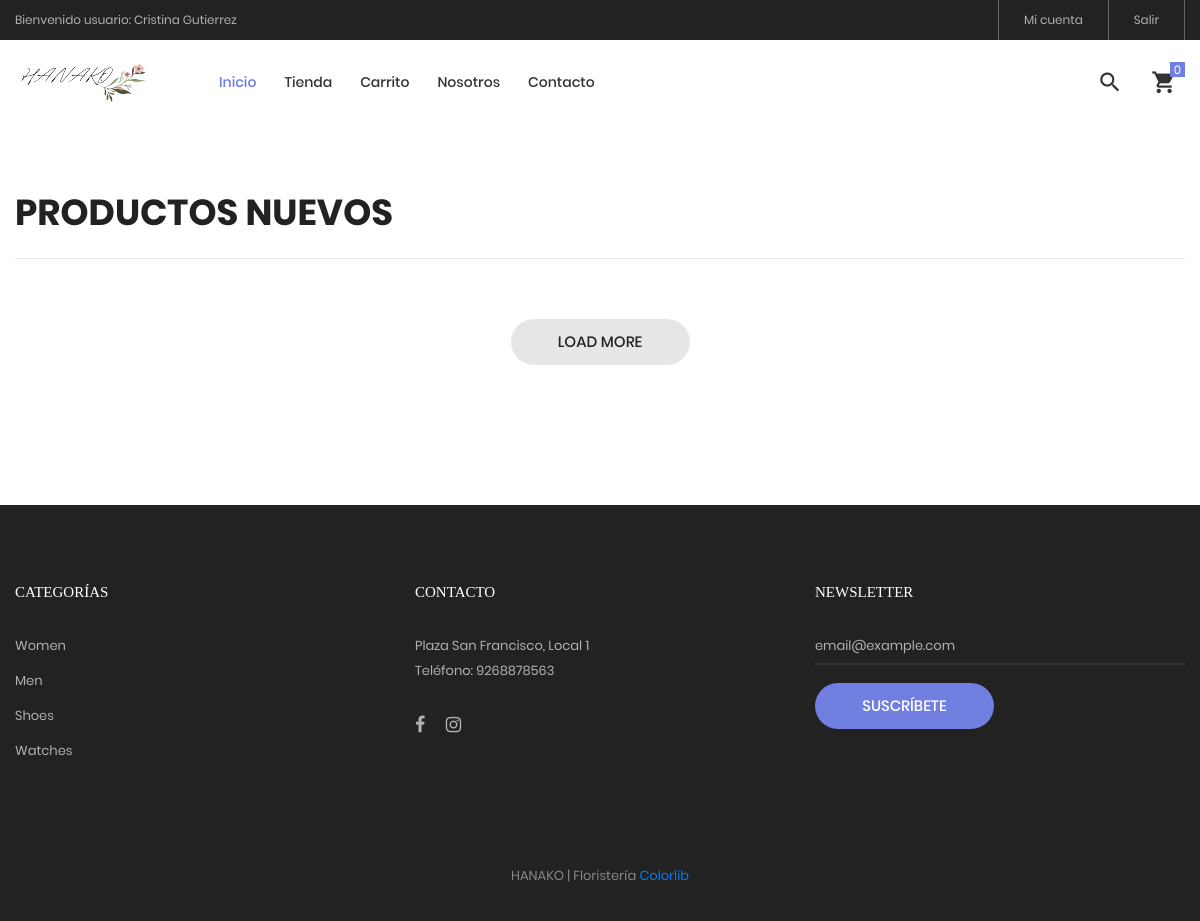
Before: / with the older database file.
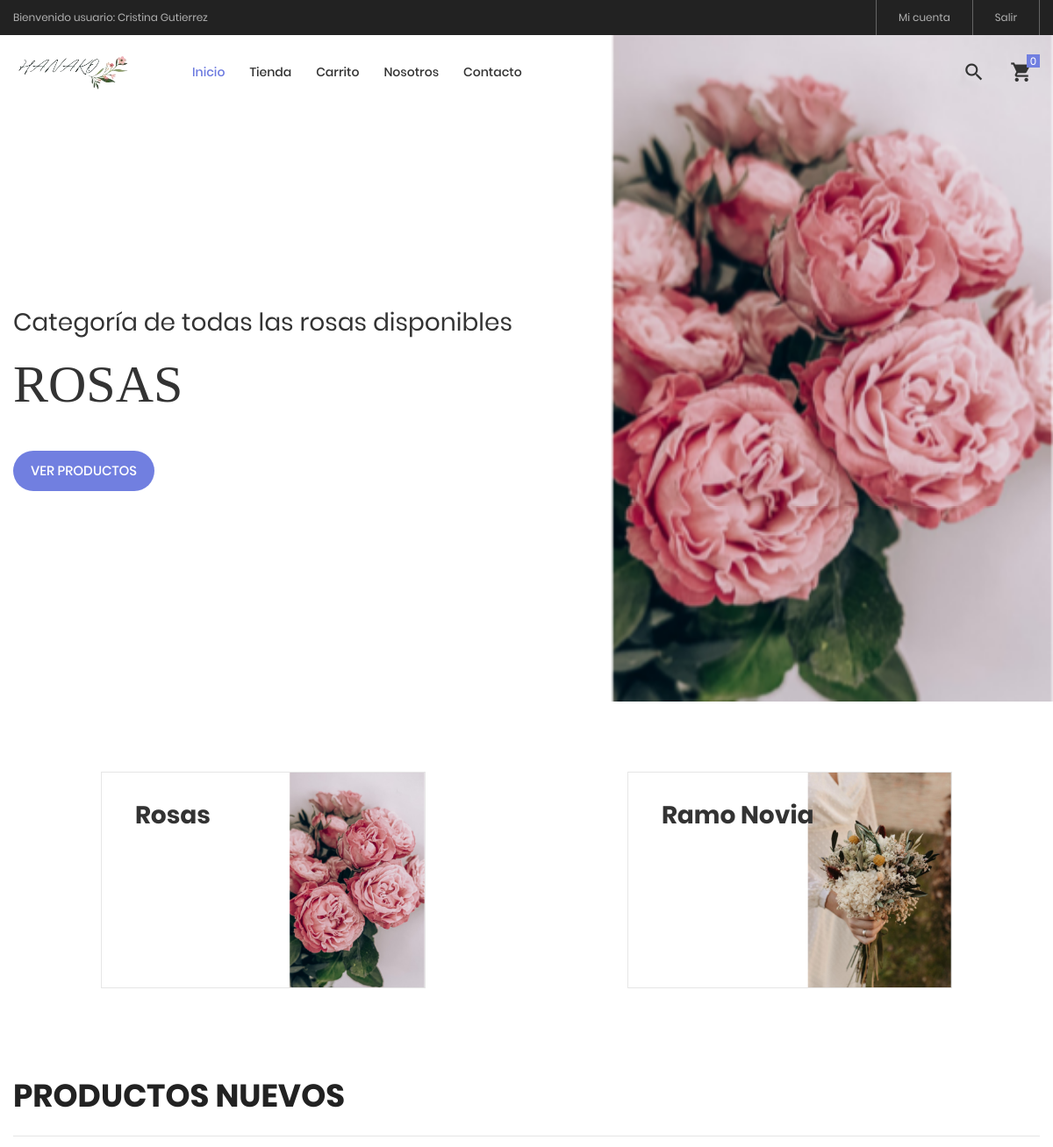
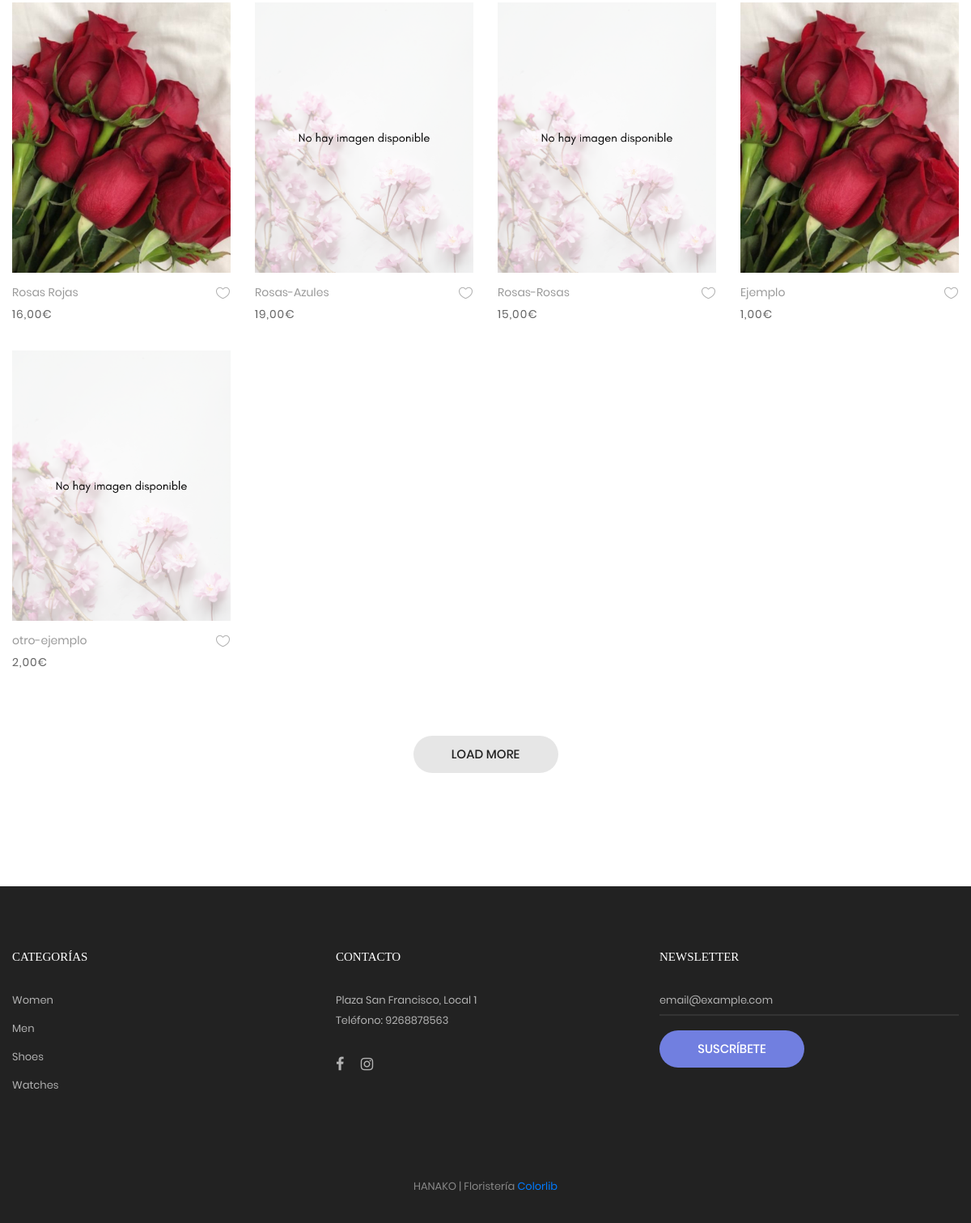
After: the same page with the newer database file (2 pictures, top to bottom).
### tables this page shows
CREATE TABLE `categoria` (
  `idcategoria` bigint(20) NOT NULL,
  `nombre` varchar(255) NOT NULL,
  `descripcion` text NOT NULL,
  `portada` varchar(100) NOT NULL,
  `datecreated` datetime NOT NULL DEFAULT current_timestamp(),
  `ruta` varchar(255) NOT NULL,
  `status` int(11) NOT NULL DEFAULT 1
);

CREATE TABLE `producto` (
  `idproducto` bigint(20) NOT NULL,
  `categoriaid` bigint(20) NOT NULL,
  `nombre` varchar(255) NOT NULL,
  `descripcion` text NOT NULL,
  `precio` decimal(11,2) NOT NULL,
  `stock` int(11) NOT NULL,
  `imagen` varchar(100) NOT NULL,
  `datecreated` datetime NOT NULL DEFAULT current_timestamp(),
  `ruta` varchar(255) NOT NULL,
  `status` int(11) NOT NULL DEFAULT 1
);

### Libraries/Core/Views.php (called while the page is built)
<?php
class Views
{
    function getView($controller, $view, $data = "")
    {
        $controller = get_class($controller);
        if ($controller == "Home") {
            $view = "Views/" . $view . ".php";
        } else {
            $view = "Views/" . $controller . "/" . $view . ".php";
        }
        require_once($view);
    }
}

### Controllers/Home.php (called while the page is built, shortened)
<?php
require_once("Models/TCategoria.php");
require_once("Models/TProducto.php");
class Home extends Controllers
{
    public function home($parems)
    {
        $data['page_tag'] = "HANAKO";
        $data['page_title'] = "Página principal";
        $data['page_name'] = "home";
        $data['slider'] = $this->getCategoriasT(CAT_SLIDER);
        $data['banner'] = $this->getCategoriasT(CAT_BANNER);
        $data['productos'] = $this->getProductosT();
        $this->views->getView($this, "home", $data);
    }
}

### index.php (called while the page is built, shortened)
<?php
require_once("Helpers/Helpers.php");
require_once("Libraries/Core/Load.php");

### Libraries/Core/Mysql.php (called while the page is built, shortened)
<?php
class Mysql extends Conexion
{
    private $conexion;
    public function __construct()
    {
        $this->conexion = new Conexion();
        $this->conexion = $this->conexion->connect();
    }
    public function select_all(string $query)
    {
        $this->strquery = $query;
        $result = $this->conexion->prepare($this->strquery);
        $result->execute();
        $data = $result->fetchAll(PDO::FETCH_ASSOC);
        return $data;
    }
}

### Libraries/Core/Conexion.php (called while the page is built)
<?php
class Conexion
{
    private \PDO $connect;
    public function __construct()
    {
        $connectionString = "mysql:host=" . DB_HOST . ";dbname=" . DB_NAME . ";charset=" . DB_CHARSET;
        try {
            $this->connect = new PDO($connectionString, DB_USER, DB_PASSWORD);
            $this->connect->setAttribute(PDO::ATTR_ERRMODE, PDO::ERRMODE_EXCEPTION);
        } catch (PDOException $e) {
            $this->connect = "Error de conexion";
            echo "ERROR: " . $e->getMessage();
        }
    }
    public function connect()
    {
        return $this->connect;
    }
}

### Models/TCategoria.php (called while the page is built, shortened)
<?php
require_once("Libraries/Core/Mysql.php");
trait TCategoria
{
    public function getCategoriasT(string $categorias)
    {
        $this->con = new Mysql();
        $sql = "SELECT idcategoria, nombre, descripcion, portada, ruta FROM categoria WHERE idcategoria IN ($categorias)";
        $request = $this->con->select_all($sql);
        if (count($request) > 0) {
            for ($i = 0; $i < count($request); $i++) {
                $request[$i]['portada'] = BASE_URL . "/Assets/images/uploads/" . $request[$i]["portada"];
            }
        }
        return $request;
    }
}

### Helpers/Helpers.php (called while the page is built, shortened)
<?php
function base_url()
{
    return BASE_URL;
}
function media()
{
    return BASE_URL . "/Assets";
}
function formatMoney($cantidad)
{
    $cantidad = number_format($cantidad, 2, SPD, SPM);
    return $cantidad;
}

### Models/TProducto.php (called while the page is built, shortened)
<?php
require_once("Libraries/Core/Mysql.php");
trait TProducto
{
    public function getProductosT()
    {
        $this->con = new Mysql();
        $sql = "SELECT p.idproducto,
                        p.nombre,
                        p.descripcion,
                        p.categoriaid,
                        c.nombre as categoria,
                        p.precio,
                        p.stock,
                        p.ruta,
                        p.status
                FROM producto p
                INNER JOIN categoria c
                ON p.categoriaid = c.idcategoria";
        $request = $this->con->select_all($sql);
        if (count($request) > 0) {
            for ($i = 0; $i < count($request); $i++) {
                $intIdProducto = $request[$i]['idproducto'];
                $sqlImg = "SELECT img
                FROM imagen
                WHERE productoid = $intIdProducto";
                $arrImg = $this->con->select_all($sqlImg);
                if (count($arrImg) > 0) {
                    for ($j = 0; $j < count($arrImg); $j++) {
                        $arrImg[$j]['url_image'] =  media() . "/images/uploads/" . $arrImg[$j]["img"];
                    }
                }
                $request[$i]['images'] = $arrImg;
            }
        }
        return $request;
    }
}

### Views/home.php (the view, shortened to what the rows shown need)
<?php
$arrSlider = $data['slider'];
$arrBanner = $data['banner'];
$arrProductos = $data['productos'];
?>
<section class="section-slide">
    <div class="wrap-slick1">
        <div class="slick1">
            <?php
            for ($i = 0; $i < count($arrSlider); $i++) {
                $ruta = $arrSlider[$i]['ruta'];
            ?>
                <div class="item-slick1" style="background-image: url(<?= $arrSlider[$i]['portada'] ?>);">
                    <div class="container h-full">
                        <div class="flex-col-l-m h-full p-t-100 p-b-30 respon5">
                            <div class="layer-slick1 animated visible-false" data-appear="fadeInDown" data-delay="0">
                                <span class="ltext-101 cl2 respon2">
                                    <?= $arrSlider[$i]['descripcion'] ?>
                                </span>
                            </div>
                            <div class="layer-slick1 animated visible-false" data-appear="fadeInUp" data-delay="800">
                                <h2 class="ltext-201 cl2 p-t-19 p-b-43 respon1">
                                    <?= $arrSlider[$i]['nombre'] ?>
                                </h2>
                            </div>
                            <div class="layer-slick1 animated visible-false" data-appear="zoomIn" data-delay="1600">
                                <a href=" <?= base_url() . "/tienda/categoria/" . $arrSlider[$i]['idcategoria'] . "/" . $ruta ?>" class="flex-c-m stext-101 cl0 size-101 bg1 bor1 hov-btn1 p-lr-15 trans-04">
                                    Ver productos
                                </a>
                            </div>
                        </div>
                    </div>
                </div>
            <?php
            }
            ?>
        </div>
    </div>
</section>
<div class="sec-banner bg0 p-t-80 p-b-50">
    <div class="container">
        <div class="row">
            <?php
            for ($i = 0; $i < count($arrBanner); $i++) {
                $ruta = $arrBanner[$i]['ruta'];
            ?>
                <div class="col-md-6 col-xl-4 p-b-30 m-lr-auto">
                    <div class="block1 wrap-pic-w">
                        <img src="<?= $arrBanner[$i]['portada'] ?>" alt="<?= $arrBanner[$i]['nombre'] ?>">
                        <a href="<?= base_url() . "/tienda/categoria/" . $arrBanner[$i]['idcategoria'] . "/" . $ruta ?>" class="block1-txt ab-t-l s-full flex-col-l-sb p-lr-38 p-tb-34 trans-03 respon3">
                            <div class="block1-txt-child1 flex-col-l">
                                <span class="block1-name ltext-102 trans-04 p-b-8">
                                    <?= $arrBanner[$i]['nombre'] ?>
                                </span>
                            </div>
                        </a>
                    </div>
                </div>
            <?php
            }
            ?>
        </div>
    </div>
</div>
<section class="bg0 p-t-23 p-b-140">
    <div class="container">
        <div class="row isotope-grid">
            <?php
            for ($i = 0; $i < count($arrProductos); $i++) {
                $ruta = $arrProductos[$i]['ruta'];
                if (count($arrProductos[$i]['images'])) {
                    $portada = $arrProductos[$i]['images'][0]['url_image'];
                } else {
                    $portada = media() . '/images/uploads/no_producto.png';
                }
            ?>
                <div class="col-sm-6 col-md-4 col-lg-3 p-b-35 isotope-item women">
                    <div class="block2">
                        <div class="block2-pic hov-img0">
                            <img src="<?= $portada ?>" alt="<?= $arrProductos[$i]['nombre'] ?>">
                        </div>
                        <div class="block2-txt flex-w flex-t p-t-14">
                            <div class="block2-txt-child1 flex-col-l ">
                                <a href="<?= base_url() . "/tienda/producto/" . $arrProductos[$i]['idproducto'] . "/" . $ruta; ?>" class="stext-104 cl4 hov-cl1 trans-04 js-name-b2 p-b-6">
                                    <?= $arrProductos[$i]['nombre'] ?>
                                </a>
                                <span class="stext-105 cl3">
                                    <?= formatMoney($arrProductos[$i]['precio']) . SMONEY  ?>
                                </span>
                            </div>
                            <div class="block2-txt-child2 flex-r p-t-3">
                                <a href="#" class="btn-addwish-b2 dis-block pos-relative js-addwish-b2">
                                    <img class="icon-heart1 dis-block trans-04" src="<?= media() ?>/tienda/images/icons/icon-heart-01.png" alt="ICON">
                                </a>
                            </div>
                        </div>
                    </div>
                </div>
            <?php
            }
            ?>
        </div>
    </div>
</section>

Changed rows visible on the page:
added categoria: descripcion "Categoría de todas las rosas disponibles", nombre "ROSAS", shows a picture, nombre "Rosas"
added categoria: shows a picture, nombre "Ramo Novia"
added producto: nombre "Rosas Rojas", precio "16,00"
added producto: nombre "Rosas-Azules", precio "19,00"
added producto: nombre "Rosas-Rosas", precio "15,00"
added producto: nombre "Ejemplo", precio "1,00"
added producto: nombre "otro-ejemplo", precio "2,00"
